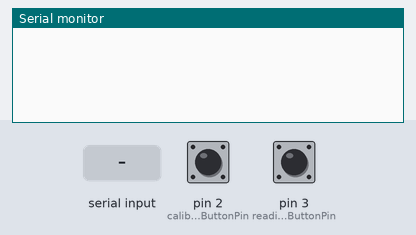
Simulated run of this sketch. Board: Arduino Uno, built with avr-gcc and run on an emulated ATmega328P. Parts: the last lines printed to the serial monitor. Inputs (shaded band) come from the test bench; at power-on: pin 2 (calibrationButtonPin) LOW, pin 3 (readingButtonPin) LOW.

Above: at 1.2 s.
1.3 s: pin 2 (calibrationButtonPin) pulled HIGH for 0.15 s
At 2.2 s:
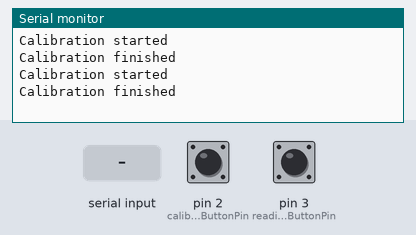
2.9 s: pin 3 (readingButtonPin) pulled HIGH for 0.15 s
At 4.2 s:
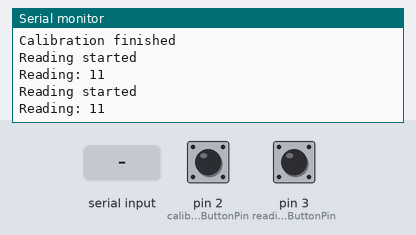
4.5 s: "isBiovici\n" received over Serial
At 5.9 s:
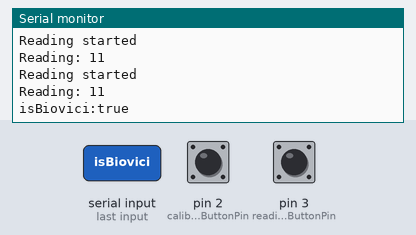

The sketch:

r-kit.ino
```cpp
/* Imitate a Biovi reader using Arduino.
** Code Michael Waterworth
**
*/
#include "Timer.h"

Timer t;
int state = 0;
int last = 0;

const int calibrationButtonPin = 2;
const int readingButtonPin = 3;

//Used to store data about the previous pin values
int calibrationStateLast = 0;
int readingStateLast = 0;

String inputString = "";         // a string to hold incoming data
boolean stringComplete = false;  // whether the string is complete

/*
Setup the arduino device once on turn on
*/
void setup() {
    Serial.begin(9600); // Default connection rate for my BT module

    // initialize the pushbutton pin as an input:
    pinMode(calibrationButtonPin, INPUT);
    pinMode(readingButtonPin, INPUT);
}

/*
Main loop
Checks the states of buttons
as well as responding to a line of text coming in over Serial
*/
void loop() {
    t.update();
    int calibrationState = digitalRead(calibrationButtonPin);
    int readingState = digitalRead(readingButtonPin);

    if(calibrationState != calibrationStateLast){
      sendStartCalibration();
      calibrationStateLast = calibrationState;
      t.after(5000, sendEndCalibration);
    } else {
      calibrationStateLast == 0;
    }

    if(readingState != readingStateLast){
      sendStartReading();
      readingStateLast = readingState;
      t.after(5000, sendEndReading);
    } else {
      readingStateLast == 0;
    }

    if (stringComplete) {
      if(inputString == "isBiovici"){
        Serial.println("isBiovici:true");
      }
      // clear the string:
      inputString = "";
      stringComplete = false;
    }

}

/*
  SerialEvent occurs whenever data comes in the
 hardware serial RX.  This routine is run between each
 time loop() runs, so using delay inside loop can delay
 response.  Multiple bytes of data may be available.
 */
void serialEvent() {
  while (Serial.available()) {
    // get the new byte:
    char inChar = (char)Serial.read();
    // add it to the inputString:
    // if the incoming character is a newline, set a flag
    // so the main loop can do something about it:
    if (inChar == '\n') {
      stringComplete = true;
    } else {
      inputString += inChar;
    }
  }
}

void sendStartCalibration(){
    Serial.println("Calibration started");
}

void sendEndCalibration(){
    Serial.println("Calibration finished");
}

void sendStartReading(){
    Serial.println("Reading started");
}

void sendEndReading(){
    Serial.println("Reading: 11");
}
```

Measured:
- after the input at 1.3 s, the serial monitor: prints a new line at once (image 1)
- after the input at 2.9 s, the serial monitor: prints a new line at once (image 2)
- after the input at 4.5 s, the serial monitor: prints a new line at once (image 3)
